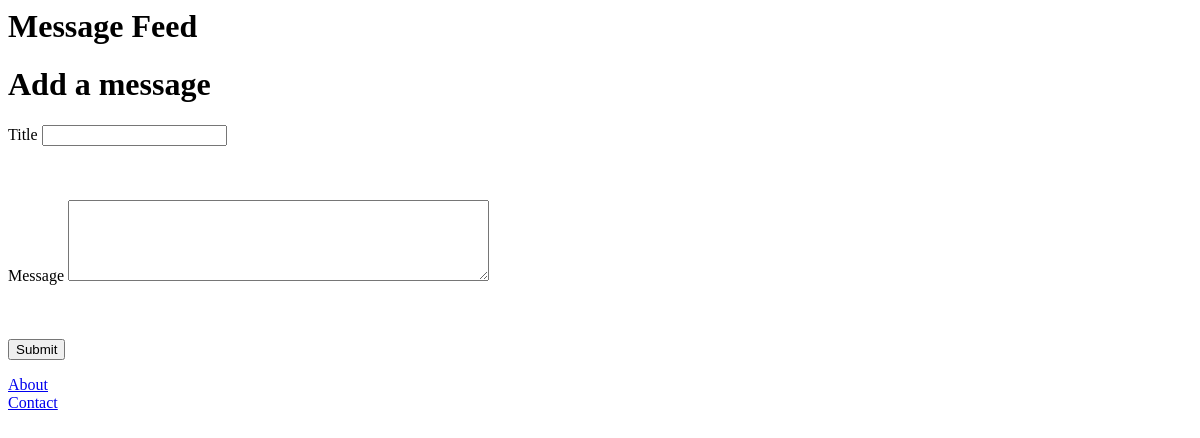
The app's page /, older data.
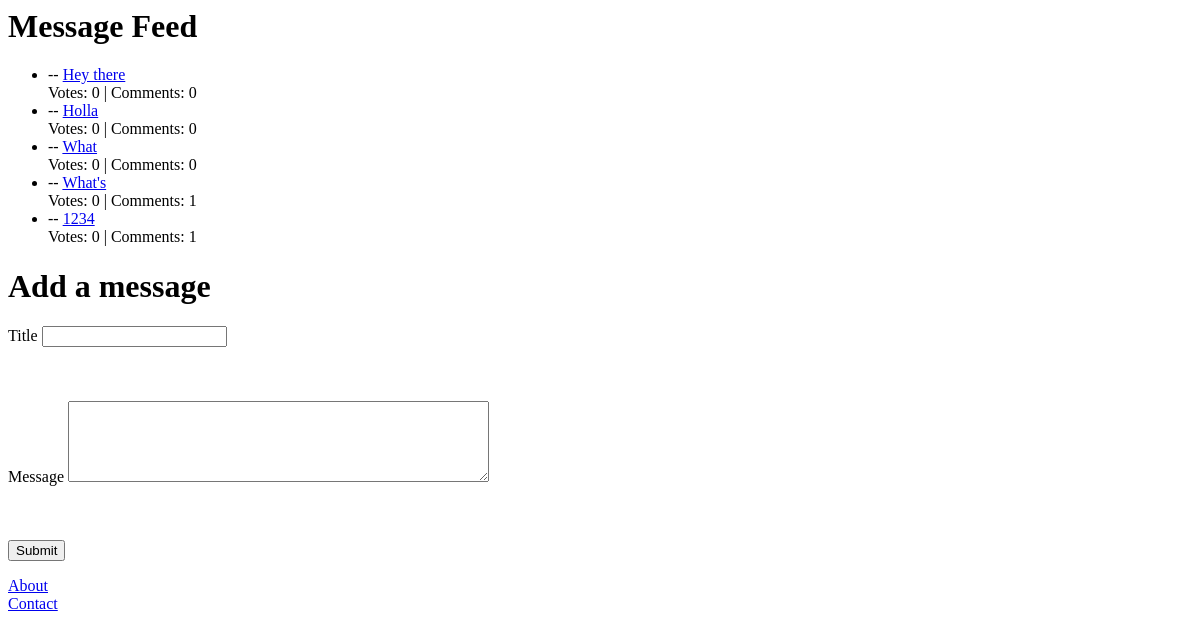
The same page, newer data.
### linker/models.py (models this page shows, shortened)
class CommonTextModel(models.Model):
    text_content = models.TextField()
    pub_date = models.DateTimeField("date published", blank=True)
    votes = models.PositiveSmallIntegerField(default=0)
    formatted_date = models.CharField(max_length=40, blank=True)
    class Meta:
        abstract = True

class Message(CommonTextModel):
    message_title = models.CharField(max_length=100)

### linker/views.py (the view)
# urls.py: path("", views.IndexView.as_view(), name="index"),
class IndexView(generic.ListView):
    template_name = "linker/index.html"
    context_object_name = "message_list"
    def get_queryset(self):
        return list(
            map(
                lambda message: {
                    "id": message.id,
                    "message_title": message.message_title,
                    "formatted_date": message.formatted_date,
                    "votes": message.votes,
                    "comments_num": len(message.comment_set.all()),
                },
                Message.objects.all(),
            )
        )

### linker/templates/linker/index.html (shortened to what this page needs)
<div>
  <h1>Message Feed</h1>
  {% if message_list %}
  <ul>
    {% for message in message_list %}
    <li>
      <span> {{message.formatted_date}} -- </span>
      <a href="{% url 'linker:message_detail' message.id %}"
        >{{message.message_title}}
      </a>
      <div>Votes: {{message.votes}} | Comments: {{message.comments_num}}</div>
    </li>
    {%endfor%}
  </ul>
  {%endif%}
</div>
<div>
  <h1>Add a message</h1>
  <form action="{% url 'linker:add_message'%}" method="post">
    <div>
      <label for="message_title">Title</label>
      <input type="text" name="message_title" />
    </div>
    <br /><br /><br />
    <div>
      <label for="message_text">Message</label>
      <textarea type="text" name="message_text" rows="5" cols="50"></textarea>
    </div>
    <br /><br /><br />
    <input type="submit" />
  </form>
</div>
<div>
  <div><a href="{% url 'linker:about'%}">About</a></div>
  <div><a href="{% url 'linker:contact'%}">Contact</a></div>
</div>

Row changes from the older to the newer data that the page shows:
added Message: message_title "Hey there"
added Message: message_title "Holla"
added Message: message_title "What"
added Message: message_title "What's"
added Message: message_title "1234"
Text that changed along with them:
new list line: "-- Votes: 0 | Comments: 0"
new list line: "-- Votes: 0 | Comments: 1"
